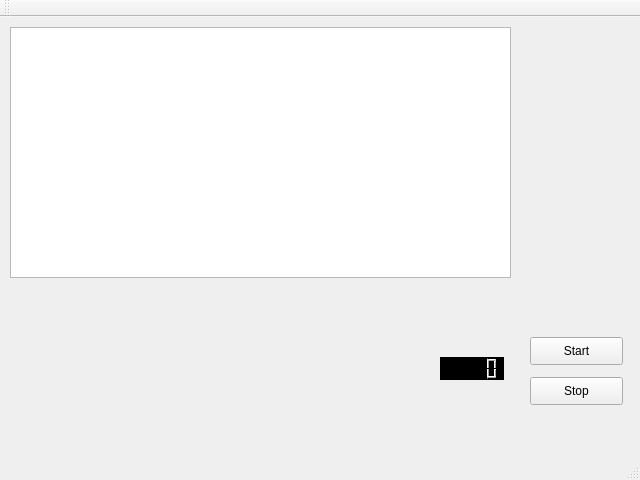
<?xml version="1.0" encoding="UTF-8"?>
<ui version="4.0">
 <class>MainWindow</class>
 <widget class="QMainWindow" name="MainWindow">
  <property name="geometry">
   <rect>
    <x>0</x>
    <y>0</y>
    <width>640</width>
    <height>480</height>
   </rect>
  </property>
  <property name="minimumSize">
   <size>
    <width>640</width>
    <height>480</height>
   </size>
  </property>
  <property name="maximumSize">
   <size>
    <width>640</width>
    <height>480</height>
   </size>
  </property>
  <property name="windowTitle">
   <string>MainWindow</string>
  </property>
  <widget class="QWidget" name="centralWidget">
   <widget class="QPushButton" name="startButton">
    <property name="geometry">
     <rect>
      <x>530</x>
      <y>320</y>
      <width>93</width>
      <height>28</height>
     </rect>
    </property>
    <property name="text">
     <string>Start</string>
    </property>
   </widget>
   <widget class="QPushButton" name="stopButton">
    <property name="geometry">
     <rect>
      <x>530</x>
      <y>360</y>
      <width>93</width>
      <height>28</height>
     </rect>
    </property>
    <property name="text">
     <string>Stop</string>
    </property>
   </widget>
   <widget class="QLCDNumber" name="activeUsers">
    <property name="geometry">
     <rect>
      <x>440</x>
      <y>340</y>
      <width>64</width>
      <height>23</height>
     </rect>
    </property>
    <property name="styleSheet">
     <string notr="true">color: rgb(0, 0, 0);
background-color: rgb(0, 0, 0);</string>
    </property>
   </widget>
   <widget class="QPlainTextEdit" name="console">
    <property name="geometry">
     <rect>
      <x>10</x>
      <y>10</y>
      <width>501</width>
      <height>251</height>
     </rect>
    </property>
   </widget>
  </widget>
  <widget class="QToolBar" name="mainToolBar">
   <attribute name="toolBarArea">
    <enum>TopToolBarArea</enum>
   </attribute>
   <attribute name="toolBarBreak">
    <bool>false</bool>
   </attribute>
  </widget>
  <widget class="QStatusBar" name="statusBar"/>
 </widget>
 <layoutdefault spacing="6" margin="11"/>
 <resources/>
 <connections/>
</ui>
